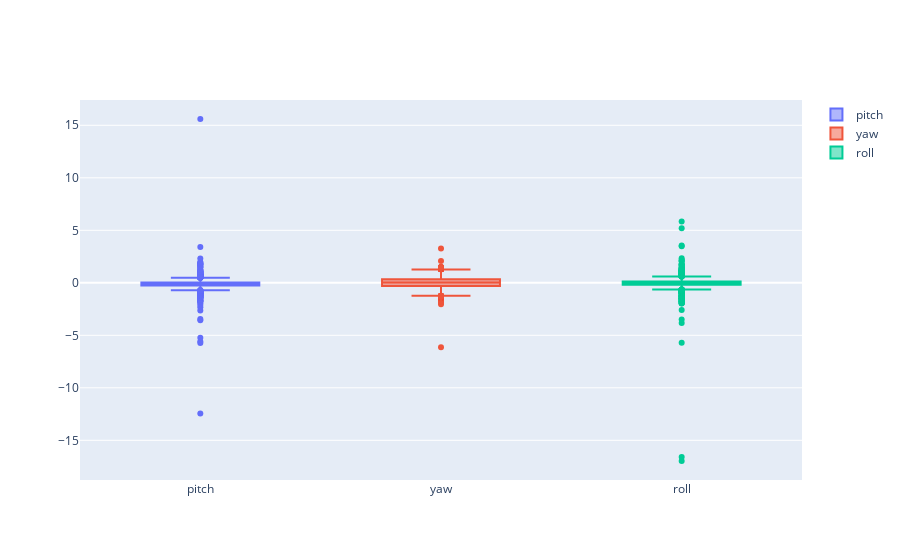

Here is the notebook cell this chart was saved with:
### Code cell
df[['pitch','yaw','roll']].hist(figsize=(8,8))

fig = go.Figure()
fig.add_trace(go.Box(y= df['pitch'],name="pitch"),)
fig.add_trace(go.Box(y=df['yaw'],name= "yaw"))
fig.add_trace(go.Box(y=df['roll'],name = "roll"))

fig.show()

### Figure 1 — Plotly figure (JSON) as saved in the notebook; plotly's stock layout.template omitted (floating-point values rounded to 4 significant figures; data arrays with more than 128 entries replaced by an {"elided": "..."} marker saying what was removed)
{"data": [{"name": "pitch", "type": "box", "y": {"elided": "2000 float values"}}, {"name": "yaw", "type": "box", "y": {"elided": "2000 float values"}}, {"name": "roll", "type": "box", "y": {"elided": "2000 float values"}}], "layout": {}}
